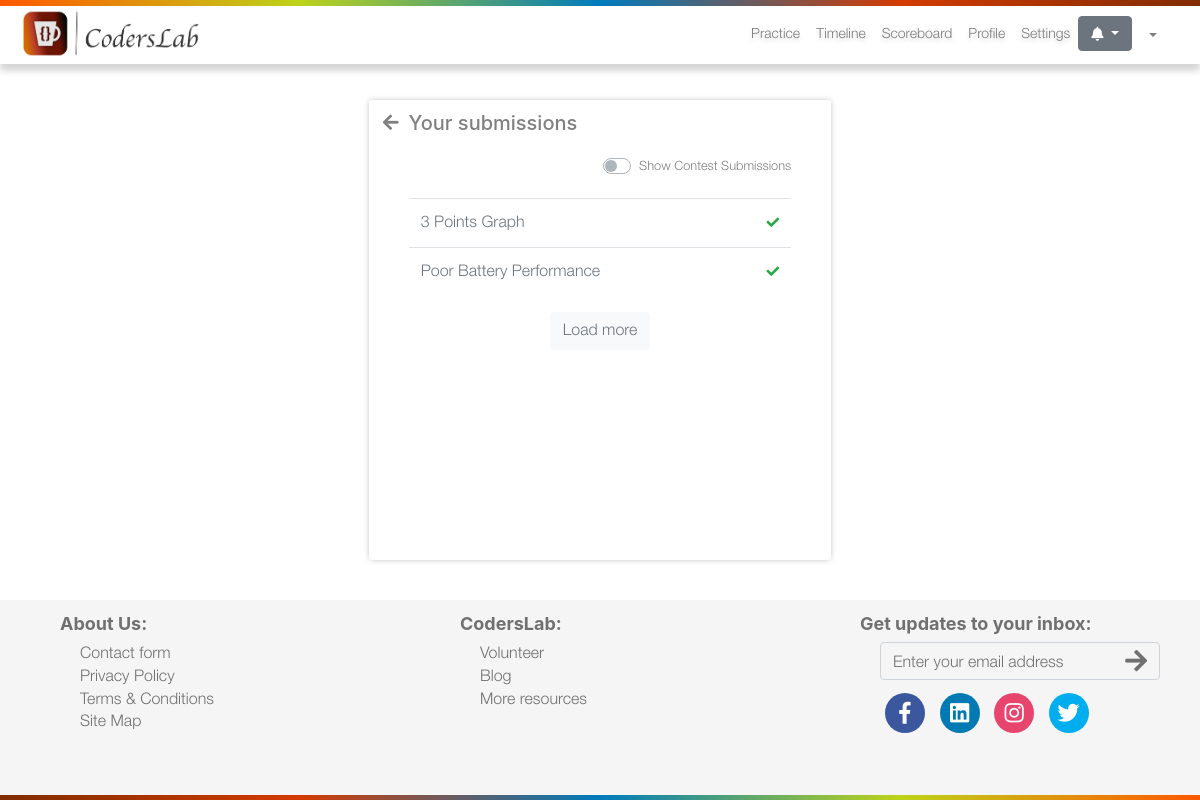
/usersubmissions/ (signed in), run on the app's committed database.
### questionscreen/models.py (models this page shows, shortened)
class Submissions(models.Model):
    user = models.ForeignKey(User, on_delete=models.CASCADE)
    question = models.ForeignKey(Questions, on_delete=models.CASCADE)
    passed = models.BooleanField(blank=True)
    checked = models.BooleanField(default=False)
    gotSubscore = models.BooleanField(default=False)
    submitted_at = models.DateTimeField(auto_now=True)
    content = models.TextField(blank=True)
    programminglanguage = models.CharField(max_length=50, blank=True)
    score = models.IntegerField(blank=True)

### practice/models.py (models this page shows, shortened)
class Questions(models.Model):
    title = models.CharField(max_length = 200)
    content = models.TextField()
    stdin = models.TextField(default='')
    expected_output = models.TextField(default='')
    points = models.IntegerField()
    subscore = models.IntegerField()
    CATEGORIES = (
        ('MATH', 'Mathematics'),
        ('ALGO', 'Algorithms'),
        ('1A', 'Round 1A'),
    )
    category = models.CharField(max_length=20, choices=CATEGORIES)
    public = models.BooleanField(default=False)

### usersubmissions/views.py (the view)
# urls.py: path('', userSubmissionsView, name='usersubmissionsview'),
@login_required
def userSubmissionsView(request):
    if 'limit' in request.GET:
        try:
            limit = int(request.GET['limit'])
        except:
            limit = 20
    else:
        limit = 20
    if 'q' in request.GET and (request.GET['q'] == 'contest'):
        section = request.GET['q']
    else:
        section = 'practice'
    username = request.user.username
    currentUser = getUserObjFromUsername(username)
    if section == 'contest':
        allSubmissions = RoundSubmissions.objects.filter(user=currentUser).order_by('-submitted_at')[:limit]
    else:
        allSubmissions = Submissions.objects.filter(user=currentUser).order_by('-submitted_at')[:limit]
    return render(request, 'usersubmissions.html', {'submissions': allSubmissions, 'pagetitle' : 'Your Submissions | CodersLab'})

### contest/utils.py (called while the page is built)
def getUserObjFromUsername(username):
    return User.objects.get(username=username)

### templates/usersubmissions.html (shortened to what this page needs)
{% extends 'header.html' %}
{% load static %}
{% block body %}
<div id="bodyWrapper" class="container">
    <div class="row justify-content-center noMargin">
        <div class="col-lg-5 contentCenterWrapperSM">
            <div class="contentCenterHeadTopWB d-flex">
                <div class="contentCenterHeadTopWBBckBtn" id="userSubmissionsBackBtnContainer">
                    <span class="fas fa-arrow-left"></span>
                </div>
                <div class="contentCenterHeadTopWBTitle">
                    <h6>Your submissions</h6>
                </div>
            </div>
            <div id="userSubmissionsContainer">
                <div>
                    <div class="contentCenterWrapperSMExtraInfo d-flex justify-content-end">
                        <div class="custom-control custom-switch">
                            <label class="custom-control-label" for="switchContest"><small>Show Contest
                                    Submissions</small></label>
                        </div>
                    </div>
                    <div class="contentCenterBodyWrapper">
                        <div class="submissionsDisplayDiv">
                            <table class="table text-secondary table-hover">
                                <tbody>
                                    {% for submission in submissions %}
                                    {% if submission.checked == False %}
                                    <tr class="d-flex">
                                        <td class="flex-grow-1">
                                            {% if submission.question.title %}
                                            {{ submission.question.title }}
                                            {% else %}
                                            {{ submission.roundquestion.title }}
                                            {% endif %}
                                        </td>
                                        <td>
                                            <small class="text-warning">(Pending)</small>
                                        </td>
                                    </tr>
                                    {% else %}
                                    <tr class="d-flex">
                                        <td class="flex-grow-1">
                                            {% if submission.question.title %}
                                            {{ submission.question.title }}
                                            {% else %}
                                            {{ submission.roundquestion.title }}
                                            {% endif %}
                                        </td>
                                        <td>
                                            <small class="text-success">
                                                <li class="fas fa-check"></li>
                                            </small>
                                        </td>
                                    </tr>
                                    {% endif %}
                                    {% endfor %}
                                </tbody>
                            </table>
                        </div>
                        <div class="loadMoreSubmissionsContainer">
                            <button type="button" class="btn btn-light text-secondary">Load more</button>
                        </div>
                    </div>
                </div>
            </div>
        </div>
    </div>
</div>
{% endblock %}

### static/global/css/main.css (style rules this page uses)
html, body { height: 100%; width: 100%; min-width: 300px; }
#bodyWrapper { padding-top: 60px; flex-grow: 1; flex-shrink: 0; background-color: white; display: flex; flex-direction: row; }
#bodyWrapper>div { flex: 1; flex: 1; padding-top: 10px; padding-bottom: 10px; }
.noMargin { margin: 0 !important; }
.avatarChangeWrapper p, label, input { color: gray; }
.contentCenterWrapperSM { box-shadow: 0px 0px 6px -1px rgb(178, 178, 178); border-radius: 3px; padding: 0px !important; color: gray; margin-top: 30px; margin-bottom: 30px; }
.contentCenterHeadTopWBBckBtn { padding: 5px; flex-shrink: 0; font-size: 18px; padding-left: 10px; vertical-align: center; cursor: pointer; }
.contentCenterHeadTopWB { padding: 4px; }
.contentCenterHeadTopWBTitle { flex-shrink: 0; flex-grow: 1; }
.contentCenterHeadTopWBTitle h6 { font-size: 20px; vertical-align: center; padding-top: 7px; padding-bottom: 7px; padding-left: 5px; }
.contentCenterBodyWrapper { padding-left: 40px; padding-right: 40px; font-family: HelveticaNeue-Light; padding-bottom: 20px; }
.loadMoreSubmissionsContainer { text-align: center; }
.submissionsDisplayDiv tr { cursor: pointer; }
.contentCenterWrapperSMExtraInfo { padding-left: 40px; padding-right: 40px; font-family: HelveticaNeue-Light; padding-bottom: 20px; }

### data on the page
Submissions: question "3 Points Graph"
Submissions: question "Poor Battery Performance"
